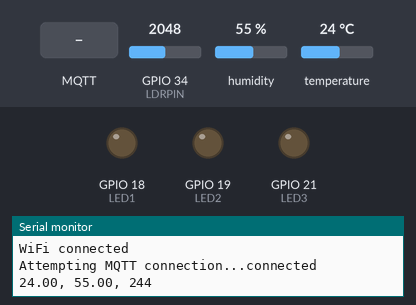
Bench run of a sketch on a simulated ESP32. Shown: output pins drawn as LEDs (lit = HIGH), the last lines printed to the serial monitor. Inputs (shaded band) come from the test bench; at power-on: GPIO 34 (LDRPIN) = 2048, humidity 55 %, temperature 24 °C. WiFi joins after 1.5 s; servers stay silent unless stated; no MQTT or app messages arrive unless stated.

Above: at 3.2 s.
3.3 s: MQTT message "ON1" arrives on the first subscribed topic
At 4.8 s:
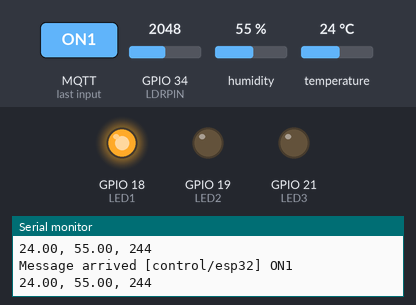
5.6 s: MQTT message "ON2" arrives on the first subscribed topic
At 7.2 s:
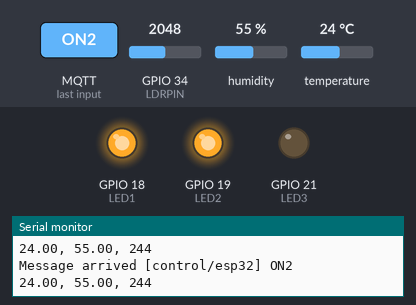
7.6 s: MQTT message "OFF1" arrives on the first subscribed topic
At 8.5 s:
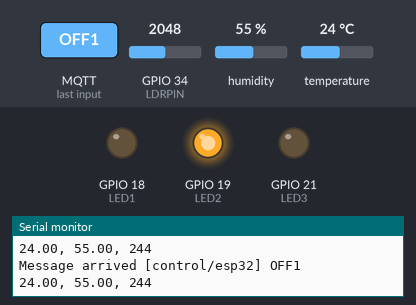
9.6 s: MQTT message "ON3" arrives on the first subscribed topic
At 10.9 s:
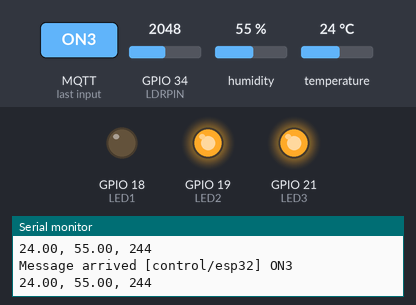
11.6 s: MQTT message "OFF2" arrives on the first subscribed topic
At 13.3 s:
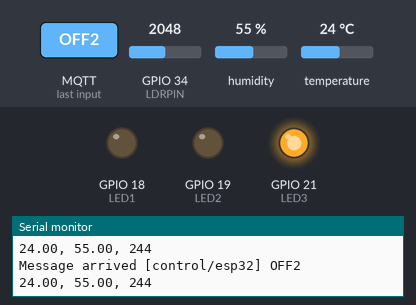
13.7 s: MQTT message "OFF3" arrives on the first subscribed topic
At 14.5 s:
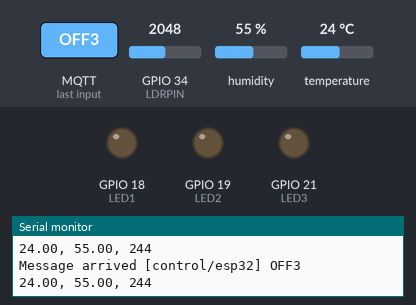
Timing chart, 0 to 16.7 s (numbered marks = the images above; inputs shaded):
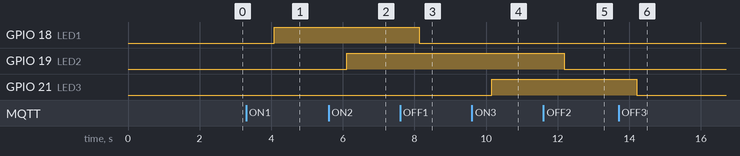

Measured:
- after the input at 3.3 s, GPIO 18 (LED1): LOW → HIGH after 0.79 s
- after the input at 5.6 s, GPIO 19 (LED2): LOW → HIGH after 0.51 s
- after the input at 7.6 s, GPIO 18 (LED1): HIGH → LOW after 0.54 s
- after the input at 9.6 s, GPIO 21 (LED3): LOW → HIGH after 0.56 s
- after the input at 11.6 s, GPIO 19 (LED2): HIGH → LOW after 0.59 s
- after the input at 13.7 s, GPIO 21 (LED3): HIGH → LOW after 0.51 s

The sketch:

fullcode.ino
```cpp
#include <WiFi.h>
#include <PubSubClient.h>
#include <DHT.h>

// Replace with your WiFi and MQTT details
const char* ssid = "Thuy Xuan";
const char* password = "1234567899tx";

// Địa chỉ của MQTT broker (Mosquitto)
const char* mqtt_server = "192.168.1.2";  // Địa chỉ IP của broker

// mqtt port
const char* mqtt_port = "1885";

// Tài khoản và mật khẩu cho MQTT
const char* mqtt_user = "client";
const char* mqtt_pass = "00000";
const char* mqtt_topic = "sensor/esp32";
const char* mqtt_subscribe_topic = "control/esp32"; // Topic để nhận dữ liệu

// DHT11 setup
#define DHTPIN 4  // Pin connected to the DHT sensor
#define DHTTYPE DHT11
DHT dht(DHTPIN, DHTTYPE);

// Quang trở setup
#define LDRPIN 34  // Pin connected to the photoresistor (GPIO 2)

// LED setup
#define LED1 18  // Pin connected to led1
#define LED2 19  // Pin connected to led2
#define LED3 21  // Pin connected to led3

const int R_fixed = 10000;

// WiFi and MQTT setup
WiFiClient espClient;
PubSubClient client(espClient);

// Hàm callback khi nhận dữ liệu từ MQTT
void callback(char* topic, byte* payload, unsigned int length) {
  Serial.print("Message arrived [");
  Serial.print(topic);
  Serial.print("] ");
  String message;

  for (unsigned int i = 0; i < length; i++) {
    message += (char)payload[i]; // Ghép các byte thành chuỗi
  }

  Serial.println(message);

  // Thực hiện các hành động dựa trên message nhận được
  if (message == "ON1") {
    onLed1();
  } else if (message == "OFF1") {
    offLed1();
  } else if (message == "ON2") {
    onLed2();
  } else if (message == "OFF2") {
    offLed2();
  } else if (message == "ON3") {
    onLed3();
  } else if (message == "OFF3") {
    offLed3();
  }
}

  // xử lý led
void onLed1() {
  digitalWrite(LED1, HIGH);
}
void offLed1() {
  digitalWrite(LED1, LOW);
}

void onLed2() {
  digitalWrite(LED2, HIGH);
}
void offLed2() {
  digitalWrite(LED2, LOW);
}

void onLed3() {
  digitalWrite(LED3, HIGH);
}
void offLed3() {
  digitalWrite(LED3, LOW);
}

void setup_wifi() {
  delay(10);
  Serial.println();
  Serial.print("Connecting to ");
  Serial.println(ssid);

  WiFi.begin(ssid, password);
  while (WiFi.status() != WL_CONNECTED) {
    delay(1000);
    Serial.print("can't connect");
  }
  Serial.println("");
  Serial.println("WiFi connected");
}

void reconnect() {
  // Loop until we're reconnected
  while (!client.connected()) {
    Serial.print("Attempting MQTT connection...");
    // Attempt to connect with username and password
    if (client.connect("ESP32Client", mqtt_user, mqtt_pass)) {
      Serial.println("connected");
      // Subscribe to a topic
      client.subscribe(mqtt_subscribe_topic); // Đăng ký nhận dữ liệu từ topic này
    } else {
      Serial.print("failed, rc=");
      Serial.print(client.state());
      Serial.println(" try again in 5 seconds");
      delay(5000);
    }
  }
}

float convertLDRToLux(int adcValue) {
  if (adcValue > 3500) return 0;
  if (adcValue < 50) return 3000;
  float light = 500000 / adcValue;
  return light;
}

void setup() {
  Serial.begin(115200);
  dht.begin();
  setup_wifi();
  client.setServer(mqtt_server, 1885);
  client.setCallback(callback); // Cấu hình hàm callback để nhận dữ liệu
  pinMode(LDRPIN, INPUT); // Cấu hình chân quang trở

  // Cấu hình các chân cho LED
  pinMode(LED1, OUTPUT);
  pinMode(LED2, OUTPUT);
  pinMode(LED3, OUTPUT);
}

void loop() {
  if (!client.connected()) {
    reconnect();
  }
  client.loop();

  // Reading temperature and humidity
  float h = dht.readHumidity();
  float t = dht.readTemperature();

  // Reading photoresistor value
  int ldrValue = analogRead(LDRPIN);
  // Check if any reads failed
  int light = (int)convertLDRToLux(ldrValue);
  if (isnan(h) || isnan(t)) {
    Serial.println("Failed to read from DHT sensor!");
    return;
  }

  // Publish data to MQTT
  String payload = String(t) + ", " + String(h) + ", " + String(light);
  Serial.println(payload);
  client.publish(mqtt_topic, payload.c_str());

  delay(2000);
}
```
